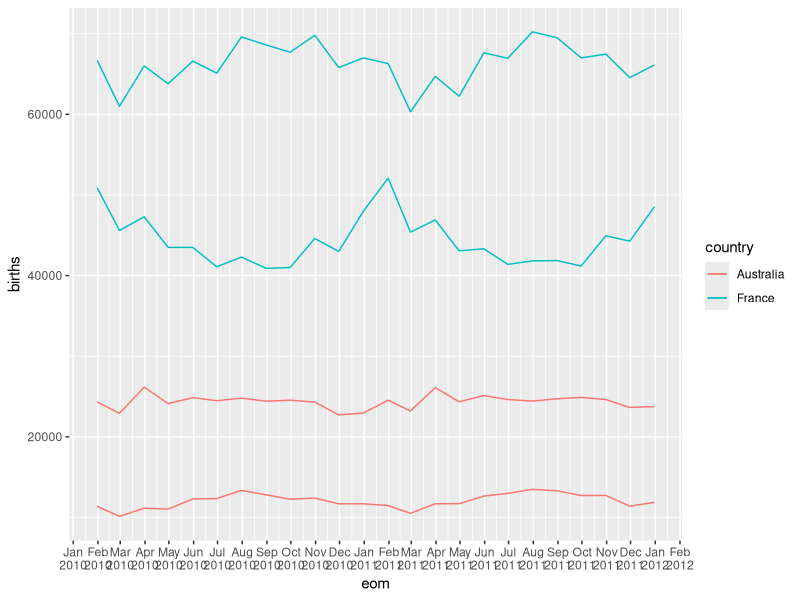
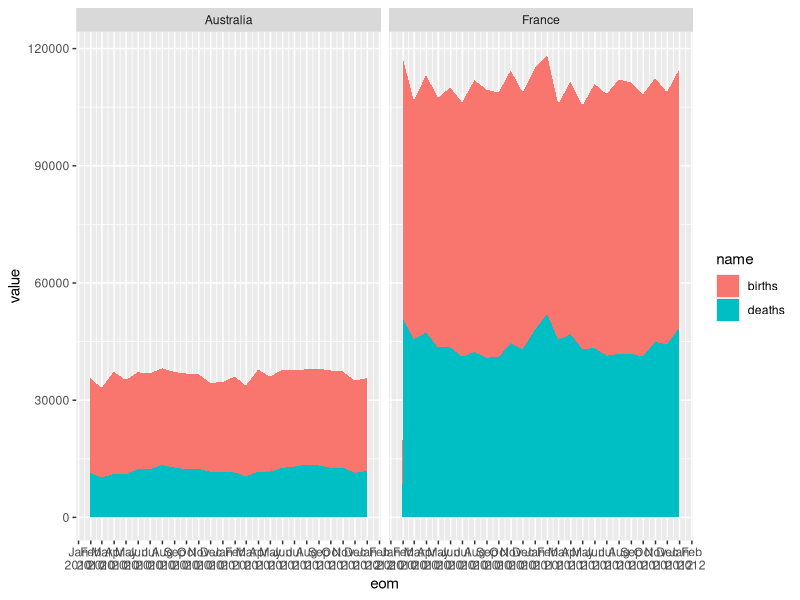

These charts were generated, in order, by the following R code:
library(tidyverse)

un_data_long <- read_csv("data/un_data_long.csv")

un_data_wide <- read_csv("data/un_data_wide.csv")


# Chart: wide -------------------------------------------------------------

un_data_wide %>% 
  ggplot() +
  aes(x = eom) +
  geom_line(aes(y = births,
                colour = country)) +
  geom_line(aes(y = deaths,
                colour = country)) +
  scale_x_date(date_labels = "%b\n%Y",
               breaks = "month")



# Chart: long -------------------------------------------------------------

un_data_long %>% 
  ggplot() +
  aes(x = eom,
      y = value,
      fill = name) +
  geom_area() +
  scale_x_date(date_labels = "%b\n%Y",
               breaks = "month") +
  facet_wrap(~country)

